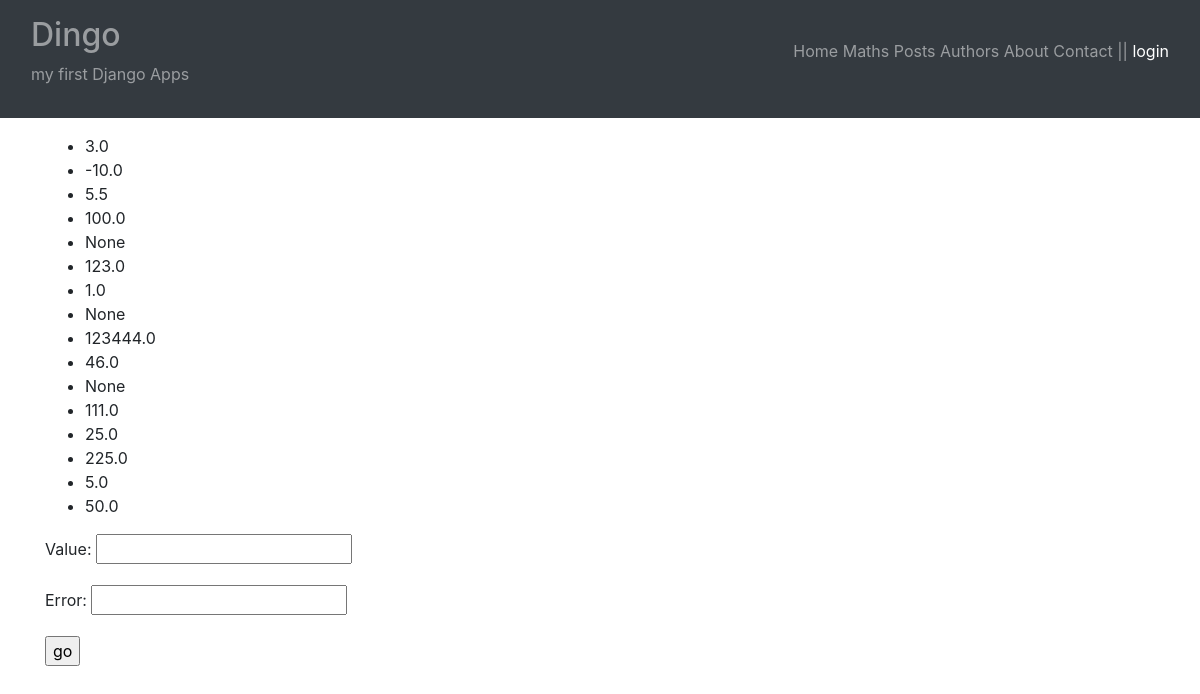
Page /maths/results/ on the earlier database version.
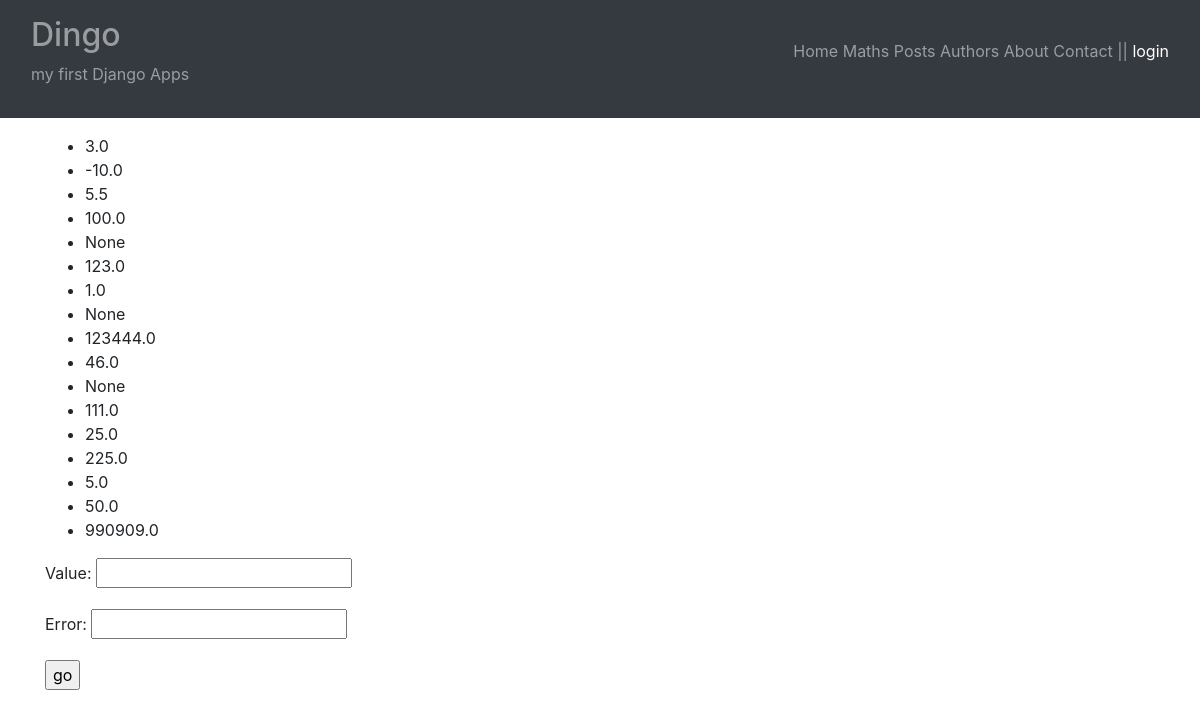
Same page on the later database version.
### maths/models.py (models this page shows)
class Result(models.Model):
    value = models.FloatField(blank=True, null=True, unique=True)
    error = models.CharField(
        max_length=255,
        null=True,
        blank=True,
        unique=True
    )
    class Meta:
            constraints = [
                models.CheckConstraint(
                    name="%(app_label)s_%(class)s_value_error_together",
                    check=(
                        models.Q(
                            value__isnull=False,
                            error__isnull=True,
                        )
                        | models.Q(
                            value__isnull=True,
                            error__isnull=False,
                        )
                    ),
                )
            ]
    def __str__(self):
        return f"{self.value}"

### maths/views.py (the view, shortened to what this page needs)
# urls.py: path("results/", results_list, name="results")
def results_list(request):
    form = ResultForm()
    results = Result.objects.all()
    return render(
        request=request,
        template_name="maths/results.html",
        context={
            "results": results,
            "form": form,
        }
    )

### maths/forms.py (shortened to what this page needs)
class ResultForm(forms.ModelForm):
    class Meta:
        model = Result
        fields = "__all__"

### maths/templates/maths/results.html (shortened to what this page needs)
{% extends "main.html" %}
{% block content %}
   <ul>
       {% for r in results %}
           <li>{{ r }}</li>
       {% endfor %}
   </ul>
   <form method="post">
       {{ form.as_p }}
       <input type="submit" value="go">
   </form>
{% endblock %}

Differences in the rows shown:
added Result: value "990909.0"
